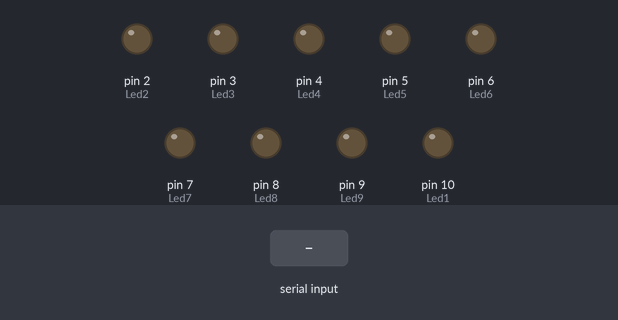
The sketch below on a simulated Arduino Uno, built with avr-gcc and run on an emulated ATmega328P. On the bench: output pins drawn as LEDs (lit = HIGH). The test bench sets the inputs (shaded band).

Above: at 1.2 s.
1.3 s: "1" received over Serial
At 2.5 s:
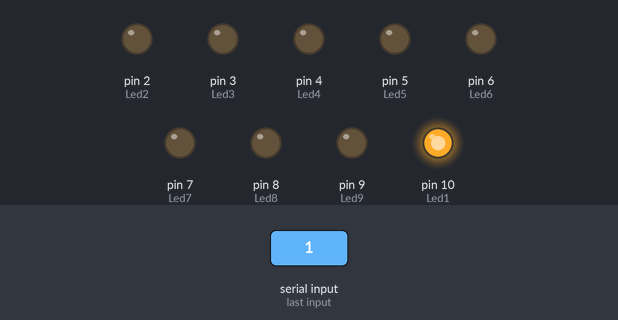
2.8 s: byte 54 ('6') received over Serial
At 3.6 s:
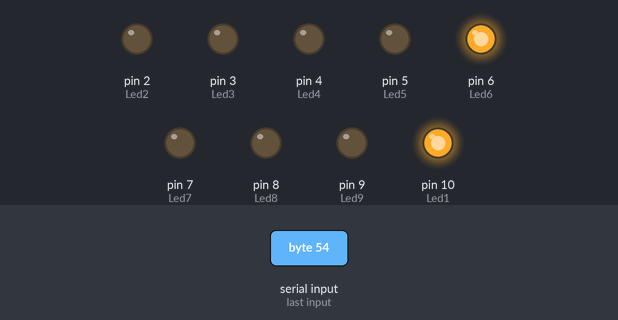
4.3 s: byte 55 ('7') received over Serial
At 4.8 s:
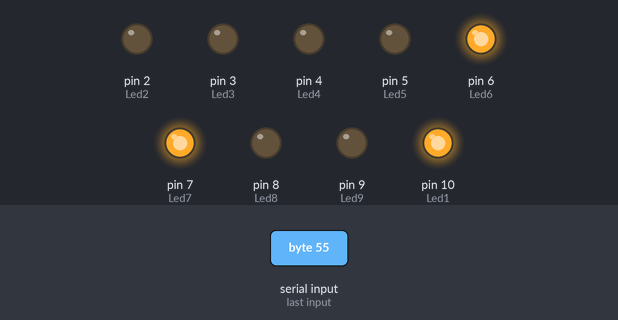
5.8 s: byte 102 ('f') received over Serial
At 7.0 s:
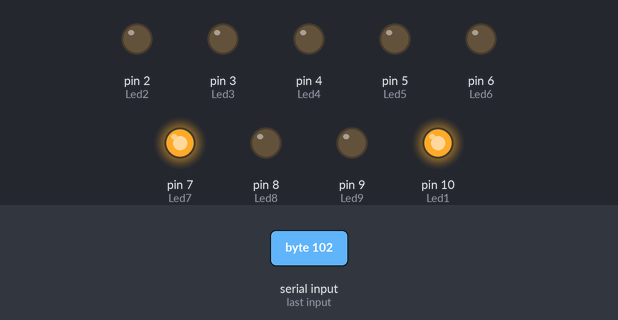
7.3 s: byte 56 ('8') received over Serial
At 8.3 s:
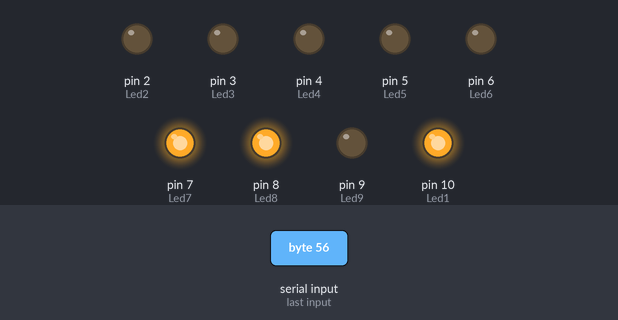
8.8 s: byte 103 ('g') received over Serial
At 9.4 s:
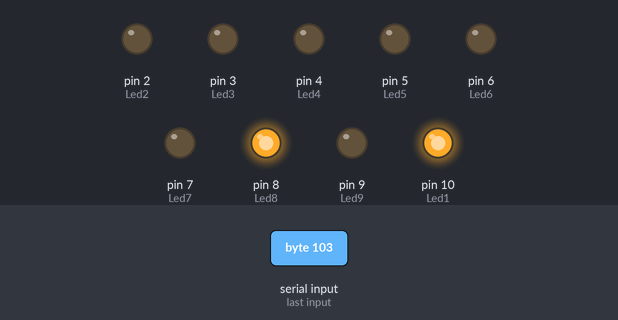
Timing chart, 0 to 11.3 s (numbered marks = the images above; inputs shaded):
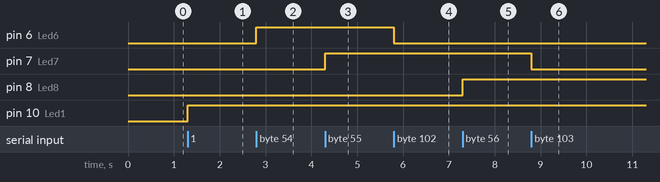

The sketch:

LED_DENEME.ino
```cpp
int gelen;
int Led1=10;
int Led2=2;
int Led3=3;
int Led4=4;
int Led5=5;
int Led6=6;
int Led7=7;
int Led8=8;
int Led9=9;
void setup() {

Serial.begin(9600);
pinMode(Led1,OUTPUT);
pinMode(Led2,OUTPUT);
pinMode(Led3,OUTPUT);
pinMode(Led4,OUTPUT);
pinMode(Led5,OUTPUT);
pinMode(Led6,OUTPUT);
pinMode(Led7,OUTPUT);
pinMode(Led8,OUTPUT);
pinMode(Led9,OUTPUT);
}
void loop()
{
  if(Serial.available() >0) // Serial haberleşmenin aktif olup olmadığının kontrolü
    {
      gelen = Serial.read(); // Serialden gelen veri "gelen" değişkenine yazılır
      if(gelen == '1')  // Gelen verilerin kontrolü yapılarak ilgili ledler yakılır.
      {
        digitalWrite(Led1,HIGH);
      }
      if(gelen == 'a')
      {
        digitalWrite(Led1,LOW);
      }
      if(gelen == '2')
      {
        digitalWrite(Led2,HIGH);
      }
      if(gelen == 'b')
      {
        digitalWrite(Led2,LOW);
      }
      if(gelen == '3')
      {
        digitalWrite(Led3,HIGH);
      }
      if(gelen == 'c')
      {
        digitalWrite(Led3,LOW);
      }
      if(gelen == '4')
      {
        digitalWrite(Led4,HIGH);
      }
      if(gelen == 'd')
      {
        digitalWrite(Led4,LOW);
      }
          if(gelen == '5')  // Gelen verilerin kontrolü yapılarak ilgili ledler yakılır.
      {
        digitalWrite(Led5,HIGH);
      }
      if(gelen == 'e')
      {
        digitalWrite(Led5,LOW);
      }
      if(gelen == '6')
      {
        digitalWrite(Led6,HIGH);
      }
      if(gelen == 'f')
      {
        digitalWrite(Led6,LOW);
      }
      if(gelen == '7')
      {
        digitalWrite(Led7,HIGH);
      }
       if(gelen == 'g')
      {
        digitalWrite(Led7,LOW);
      }
      if(gelen == '8')
      {
        digitalWrite(Led8,HIGH);
      }
      if(gelen == 'h')
      {
        digitalWrite(Led8,LOW);
      }
      if(gelen == '9')
      {
        digitalWrite(Led9,HIGH);
      }
      if(gelen == 'j')
      {
        digitalWrite(Led9,LOW);
      }
    }
}
```

Measured:
- after the input at 1.3 s, pin 10 (Led1): LOW → HIGH at once
- after the input at 2.8 s, pin 6 (Led6): LOW → HIGH at once
- after the input at 4.3 s, pin 7 (Led7): LOW → HIGH at once
- after the input at 5.8 s, pin 6 (Led6): HIGH → LOW at once
- after the input at 7.3 s, pin 8 (Led8): LOW → HIGH at once
- after the input at 8.8 s, pin 7 (Led7): HIGH → LOW at once
